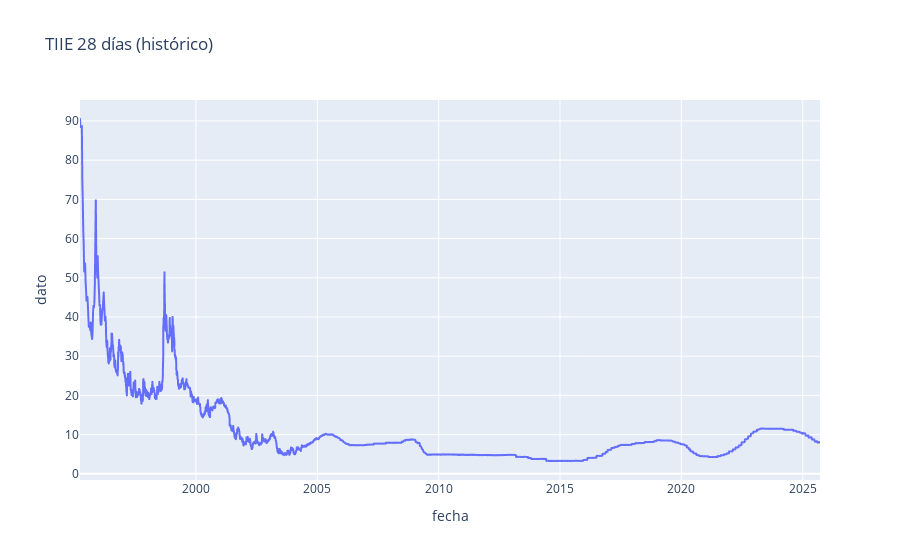

Write notebook code for a chart like this one.
### Code cell
fig = px.line(df, x=df.index, y='dato', title='TIIE 28 días (histórico)')
fig.show()

### Figure 1 — Plotly figure (JSON) as saved in the notebook; plotly's stock layout.template omitted (floating-point values rounded to 4 significant figures; data arrays with more than 128 entries replaced by an {"elided": "..."} marker saying what was removed)
{"data": [{"hovertemplate": "fecha=%{x}<br>dato=%{y}<extra></extra>", "legendgroup": "", "line": {"color": "#636efa", "dash": "solid"}, "marker": {"symbol": "circle"}, "mode": "lines", "name": "", "showlegend": false, "type": "scattergl", "x": {"elided": "7469 str values"}, "xaxis": "x", "y": {"elided": "7469 float values"}, "yaxis": "y"}], "layout": {"legend": {"tracegroupgap": 0}, "title": {"text": "TIIE 28 días (histórico)"}, "xaxis": {"anchor": "y", "domain": [0, 1], "title": {"text": "fecha"}}, "yaxis": {"anchor": "x", "domain": [0, 1], "title": {"text": "dato"}}}}
